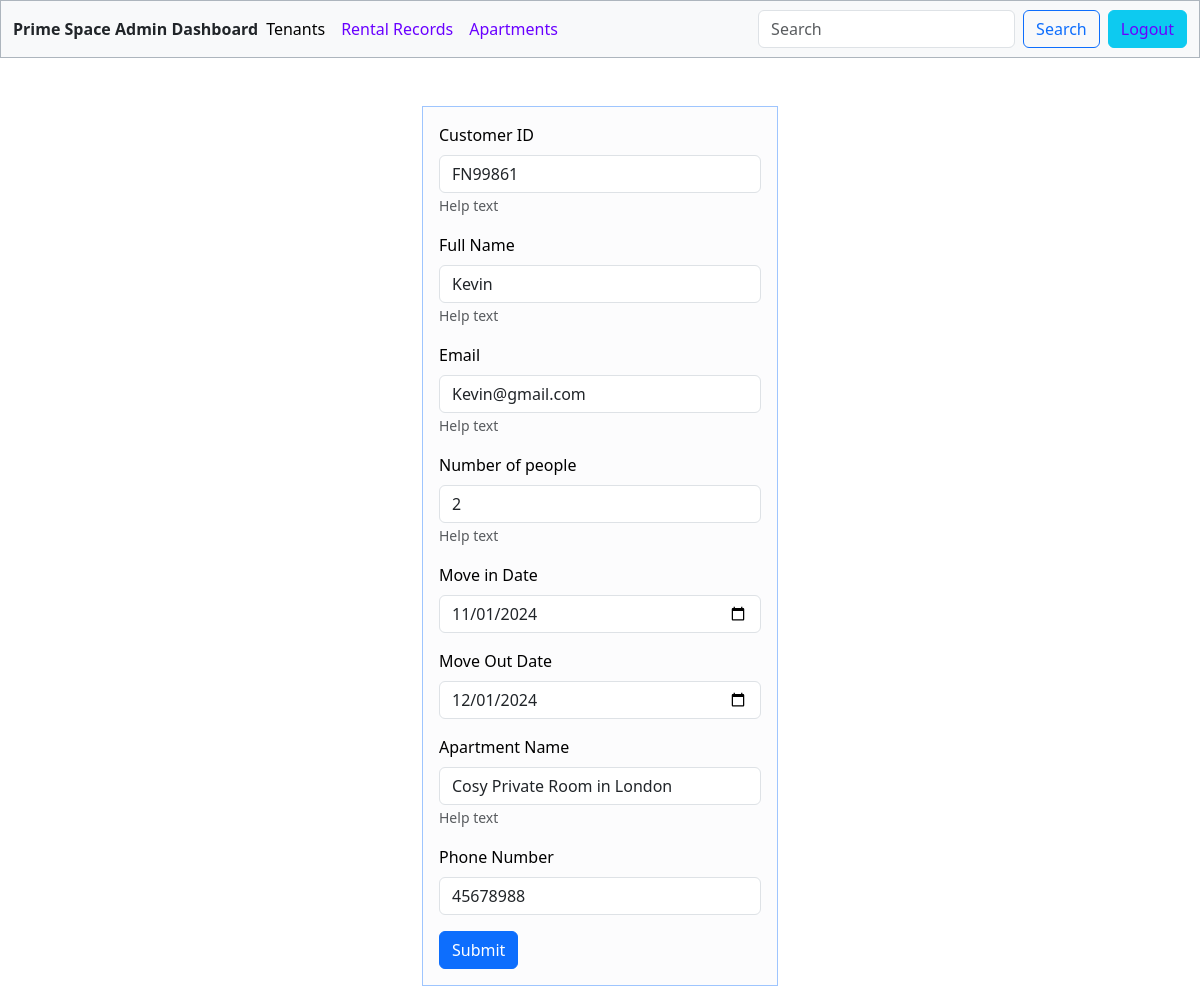
/backend/rental_records/edit.php?id=29 (signed in), run on the app's committed database.
### tables this page shows
CREATE TABLE `rental_records` (
  `id` int NOT NULL,
  `name` varchar(255) NOT NULL,
  `cus_id` varchar(50) NOT NULL,
  `email` varchar(50) NOT NULL,
  `moveIn_date` date NOT NULL,
  `moveOut_date` date NOT NULL,
  `adult` int NOT NULL,
  `apartment_name` varchar(100) NOT NULL,
  `phone` varchar(20) NOT NULL
);

### backend/rental_records/edit.php (the view)
<?php include('../loginheader.php');
 include('../../backend/connect.php');
$sql = "SELECT * FROM rental_records WHERE id='".$_GET['id']."'";
$query  = $dbConn->prepare($sql);
$query->execute();
$result=$query->fetchAll();
?>
<br><br>
<div class="container">
    <div class="row">
        <div class="col-md-4 mx-auto ">
        <div class="bg-light-subtle text-black border border-primary-subtle p-3 mb-3">
        <form action="update.php?id=<?php echo $_GET['id'];?>" method="post">
        <div class="mb-3">
                  <label for="" class="form-label">Customer ID</label>
                  <input type="text"
                    class="form-control" name="cus_id" value="<?php echo $result[0]['cus_id']?>" id="" aria-describedby="helpId" placeholder="">
                  <small id="helpId" class="form-text text-muted">Help text</small>
                </div>
                <div class="mb-3">
                  <label for="" class="form-label">Full Name</label>
                  <input type="text"
                    class="form-control" name="name" value="<?php echo $result[0]['name']?>" id="" aria-describedby="helpId" placeholder="">
                  <small id="helpId" class="form-text text-muted">Help text</small>
                </div>
                <div class="mb-3">
                  <label for="" class="form-label">Email</label>
                  <input type="text"
                    class="form-control" name="email" value="<?php echo $result[0]['email']?>" id="" aria-describedby="helpId" placeholder="">
                  <small id="helpId" class="form-text text-muted">Help text</small>
                </div>
                <div class="mb-3">
                  <label for="" class="form-label">Number of people</label>
                  <input type="text"
                    class="form-control" name="adult" value="<?php echo $result[0]['adult']?>" id="" aria-describedby="helpId" placeholder="">
                  <small id="helpId" class="form-text text-muted">Help text</small>
                </div>
                <div class="mb-3">
                <label for="date" class="form-label">Move in Date</label>
                <input type="date" class="form-control" id="moveIn_date" name="moveIn_date"  value="<?php echo $result[0]['moveIn_date']?>"aria-describedby="emailHelp">
                </div>
                <div class="mb-3">
                <label for="date" class="form-label">Move Out Date</label>
                <input type="date" class="form-control" id="moveOut_date" name="moveOut_date"  value="<?php echo $result[0]['moveOut_date']?>"aria-describedby="emailHelp">
                </div>
                <div class="mb-3">
                  <label for="" class="form-label">Apartment Name</label>
                  <input type="text"
                    class="form-control" name="apartment_name" value="<?php echo $result[0]['apartment_name']?>" id="" aria-describedby="helpId" placeholder="">
                  <small id="helpId" class="form-text text-muted">Help text</small>
                </div>
                <div class="mb-3">
                <label for="phone" class="form-label">Phone Number</label>
            <input type="text" name="phone" class="form-control" id="phone" value="<?php echo $result[0]['phone']?>">
                </div>
<button class="btn btn-primary" type="submit" name="submit" value="submit">Submit</button>
            </form>
        </div>
    </div>
</div>
</div>

### data on the page
rental_records: cus_id "FN99861", name "Kevin", email "Kevin@gmail.com", adult "2", moveIn_date "11/01/2024", moveOut_date "12/01/2024", apartment_name "Cosy Private Room in London", phone "45678988"
